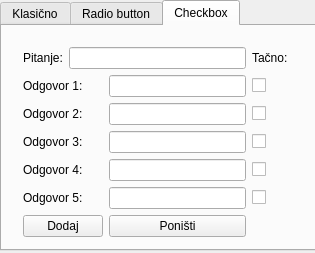
<?xml version="1.0" encoding="UTF-8"?>
<ui version="4.0">
 <class>dodajpitanje</class>
 <widget class="QDialog" name="dodajpitanje">
  <property name="geometry">
   <rect>
    <x>0</x>
    <y>0</y>
    <width>315</width>
    <height>253</height>
   </rect>
  </property>
  <property name="windowTitle">
   <string>Dodaj pitanje</string>
  </property>
  <property name="windowIcon">
   <iconset>
    <normaloff>../ipi.jpg</normaloff>../ipi.jpg</iconset>
  </property>
  <widget class="QTabWidget" name="tabWidget">
   <property name="geometry">
    <rect>
     <x>0</x>
     <y>0</y>
     <width>321</width>
     <height>251</height>
    </rect>
   </property>
   <property name="currentIndex">
    <number>2</number>
   </property>
   <widget class="QWidget" name="tab">
    <attribute name="title">
     <string>Klasično</string>
    </attribute>
    <widget class="QWidget" name="layoutWidget">
     <property name="geometry">
      <rect>
       <x>50</x>
       <y>50</y>
       <width>189</width>
       <height>85</height>
      </rect>
     </property>
     <layout class="QVBoxLayout" name="verticalLayout">
      <item>
       <layout class="QHBoxLayout" name="horizontalLayout_2">
        <item>
         <widget class="QLabel" name="k_lbl_pitanje">
          <property name="text">
           <string>Pitanje:</string>
          </property>
         </widget>
        </item>
        <item>
         <widget class="QLineEdit" name="k_txt_pitanje"/>
        </item>
       </layout>
      </item>
      <item>
       <layout class="QHBoxLayout" name="horizontalLayout_3">
        <item>
         <widget class="QLabel" name="k_lbl_odgovor">
          <property name="text">
           <string>Odgovor:</string>
          </property>
         </widget>
        </item>
        <item>
         <widget class="QLineEdit" name="k_txt_odgovor"/>
        </item>
       </layout>
      </item>
      <item>
       <layout class="QHBoxLayout" name="horizontalLayout">
        <item>
         <widget class="QPushButton" name="k_btn_add">
          <property name="text">
           <string>Dodaj</string>
          </property>
         </widget>
        </item>
        <item>
         <widget class="QPushButton" name="k_btn_cncl">
          <property name="text">
           <string>Poništi</string>
          </property>
         </widget>
        </item>
       </layout>
      </item>
     </layout>
    </widget>
   </widget>
   <widget class="QWidget" name="tab_2">
    <attribute name="title">
     <string>Radio button</string>
    </attribute>
    <widget class="QWidget" name="layoutWidget_2">
     <property name="geometry">
      <rect>
       <x>20</x>
       <y>20</y>
       <width>265</width>
       <height>191</height>
      </rect>
     </property>
     <layout class="QGridLayout" name="gridLayout_3" columnstretch="0,0,0,0">
      <property name="leftMargin">
       <number>0</number>
      </property>
      <item row="0" column="0">
       <widget class="QLabel" name="r_lbl_pitanje">
        <property name="text">
         <string>Pitanje:</string>
        </property>
        <property name="buddy">
         <cstring>r_txt_pitanje</cstring>
        </property>
       </widget>
      </item>
      <item row="0" column="1" colspan="2">
       <widget class="QLineEdit" name="r_txt_pitanje"/>
      </item>
      <item row="0" column="3">
       <widget class="QLabel" name="r_lbl_tcn">
        <property name="text">
         <string>Tačno:</string>
        </property>
       </widget>
      </item>
      <item row="1" column="0" colspan="2">
       <widget class="QLabel" name="r_lbl_chck1">
        <property name="text">
         <string>Odgovor 1:</string>
        </property>
        <property name="buddy">
         <cstring>r_txt_odg1</cstring>
        </property>
       </widget>
      </item>
      <item row="1" column="2">
       <widget class="QLineEdit" name="r_txt_odg1"/>
      </item>
      <item row="1" column="3">
       <widget class="QCheckBox" name="r_chck1">
        <property name="text">
         <string/>
        </property>
        <property name="autoExclusive">
         <bool>false</bool>
        </property>
       </widget>
      </item>
      <item row="2" column="0" colspan="2">
       <widget class="QLabel" name="r_lbl_chck2">
        <property name="text">
         <string>Odgovor 2:</string>
        </property>
        <property name="buddy">
         <cstring>r_txt_odg2</cstring>
        </property>
       </widget>
      </item>
      <item row="2" column="2">
       <widget class="QLineEdit" name="r_txt_odg2"/>
      </item>
      <item row="2" column="3">
       <widget class="QCheckBox" name="r_chck2">
        <property name="text">
         <string/>
        </property>
       </widget>
      </item>
      <item row="3" column="0" colspan="2">
       <widget class="QLabel" name="r_lbl_chck3">
        <property name="text">
         <string>Odgovor 3:</string>
        </property>
        <property name="buddy">
         <cstring>r_txt_odg3</cstring>
        </property>
       </widget>
      </item>
      <item row="3" column="2">
       <widget class="QLineEdit" name="r_txt_odg3"/>
      </item>
      <item row="3" column="3">
       <widget class="QCheckBox" name="r_chck3">
        <property name="text">
         <string/>
        </property>
       </widget>
      </item>
      <item row="4" column="0" colspan="2">
       <widget class="QLabel" name="r_lbl_chck4">
        <property name="text">
         <string>Odgovor 4:</string>
        </property>
        <property name="buddy">
         <cstring>r_txt_odg4</cstring>
        </property>
       </widget>
      </item>
      <item row="4" column="2">
       <widget class="QLineEdit" name="r_txt_odg4"/>
      </item>
      <item row="4" column="3">
       <widget class="QCheckBox" name="r_chck4">
        <property name="text">
         <string/>
        </property>
       </widget>
      </item>
      <item row="5" column="0" colspan="2">
       <widget class="QLabel" name="r_lbl_chck5">
        <property name="text">
         <string>Odgovor 5:</string>
        </property>
        <property name="buddy">
         <cstring>r_txt_odg5</cstring>
        </property>
       </widget>
      </item>
      <item row="5" column="2">
       <widget class="QLineEdit" name="r_txt_odg5"/>
      </item>
      <item row="5" column="3">
       <widget class="QCheckBox" name="r_chck5">
        <property name="text">
         <string/>
        </property>
       </widget>
      </item>
      <item row="6" column="0" colspan="2">
       <widget class="QPushButton" name="r_btn_add">
        <property name="text">
         <string>Dodaj</string>
        </property>
       </widget>
      </item>
      <item row="6" column="2">
       <widget class="QPushButton" name="r_btn_cncl">
        <property name="text">
         <string>Poništi</string>
        </property>
       </widget>
      </item>
     </layout>
    </widget>
   </widget>
   <widget class="QWidget" name="tab_3">
    <attribute name="title">
     <string>Checkbox</string>
    </attribute>
    <widget class="QWidget" name="layoutWidget">
     <property name="geometry">
      <rect>
       <x>21</x>
       <y>21</y>
       <width>265</width>
       <height>191</height>
      </rect>
     </property>
     <layout class="QGridLayout" name="gridLayout_2" columnstretch="0,0,0,0">
      <property name="leftMargin">
       <number>0</number>
      </property>
      <item row="0" column="0">
       <widget class="QLabel" name="c_lbl_pitanje">
        <property name="text">
         <string>Pitanje:</string>
        </property>
       </widget>
      </item>
      <item row="0" column="1" colspan="2">
       <widget class="QLineEdit" name="c_txt_pitanje"/>
      </item>
      <item row="0" column="3">
       <widget class="QLabel" name="c_lbl_tcn">
        <property name="text">
         <string>Tačno:</string>
        </property>
       </widget>
      </item>
      <item row="1" column="0" colspan="2">
       <widget class="QLabel" name="c_lbl_chck1">
        <property name="text">
         <string>Odgovor 1:</string>
        </property>
       </widget>
      </item>
      <item row="1" column="2">
       <widget class="QLineEdit" name="c_txt_odg1"/>
      </item>
      <item row="1" column="3">
       <widget class="QCheckBox" name="c_chck1">
        <property name="text">
         <string/>
        </property>
        <property name="autoExclusive">
         <bool>false</bool>
        </property>
       </widget>
      </item>
      <item row="2" column="0" colspan="2">
       <widget class="QLabel" name="c_lbl_chck2">
        <property name="text">
         <string>Odgovor 2:</string>
        </property>
       </widget>
      </item>
      <item row="2" column="2">
       <widget class="QLineEdit" name="c_txt_odg2"/>
      </item>
      <item row="2" column="3">
       <widget class="QCheckBox" name="c_chck2">
        <property name="text">
         <string/>
        </property>
       </widget>
      </item>
      <item row="3" column="0" colspan="2">
       <widget class="QLabel" name="c_lbl_chck3">
        <property name="text">
         <string>Odgovor 3:</string>
        </property>
       </widget>
      </item>
      <item row="3" column="2">
       <widget class="QLineEdit" name="c_txt_odg3"/>
      </item>
      <item row="3" column="3">
       <widget class="QCheckBox" name="c_chck3">
        <property name="text">
         <string/>
        </property>
       </widget>
      </item>
      <item row="4" column="0" colspan="2">
       <widget class="QLabel" name="c_lbl_chck4">
        <property name="text">
         <string>Odgovor 4:</string>
        </property>
       </widget>
      </item>
      <item row="4" column="2">
       <widget class="QLineEdit" name="c_txt_odg4"/>
      </item>
      <item row="4" column="3">
       <widget class="QCheckBox" name="c_chck4">
        <property name="text">
         <string/>
        </property>
       </widget>
      </item>
      <item row="5" column="0" colspan="2">
       <widget class="QLabel" name="c_lbl_chck5">
        <property name="text">
         <string>Odgovor 5:</string>
        </property>
       </widget>
      </item>
      <item row="5" column="2">
       <widget class="QLineEdit" name="c_txt_odg5"/>
      </item>
      <item row="5" column="3">
       <widget class="QCheckBox" name="c_chck5">
        <property name="text">
         <string/>
        </property>
       </widget>
      </item>
      <item row="6" column="0" colspan="2">
       <widget class="QPushButton" name="c_btn_add">
        <property name="text">
         <string>Dodaj</string>
        </property>
       </widget>
      </item>
      <item row="6" column="2">
       <widget class="QPushButton" name="c_btn_cncl">
        <property name="text">
         <string>Poništi</string>
        </property>
       </widget>
      </item>
     </layout>
    </widget>
   </widget>
  </widget>
 </widget>
 <resources/>
 <connections/>
</ui>
